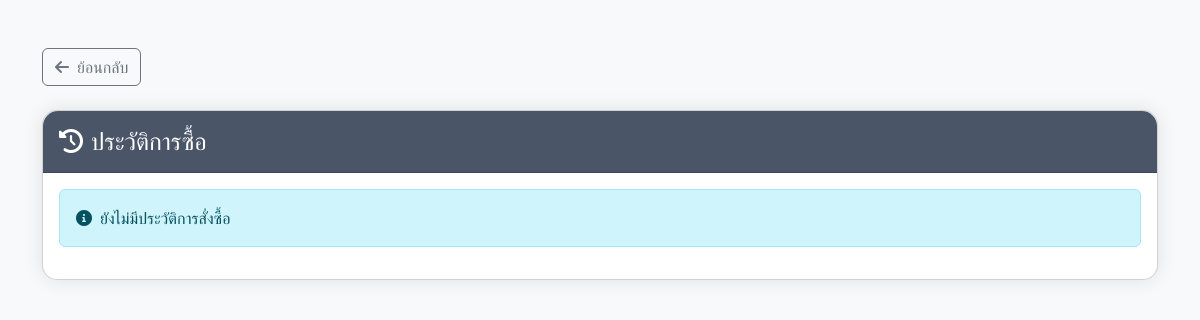
The app's page /sirawit/order_history.php (signed in), older data.
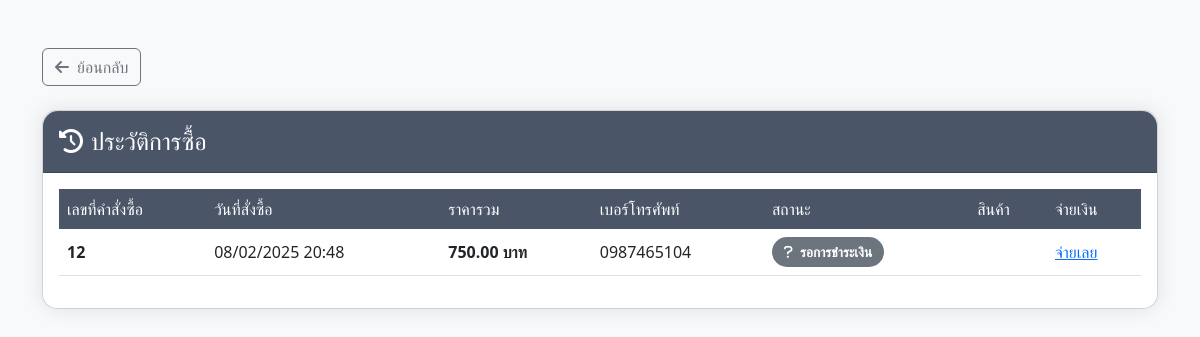
The same page, newer data.
### tables this page shows
CREATE TABLE `tb_orders` (
  `order_id` int(11) NOT NULL,
  `user_id` int(11) NOT NULL,
  `order_date` datetime NOT NULL,
  `status` varchar(50) DEFAULT 'pending',
  `tracking` varchar(50) DEFAULT NULL,
  `total_amount` decimal(10,2) NOT NULL,
  `phone` varchar(20) NOT NULL
);

### sirawit/order_history.php (the view, shortened to what this page needs)
<?php
include "connect.php";
$user_id = isset($_SESSION['UserID']) ? $_SESSION['UserID'] : null;
$history_order = "SELECT
                    o.order_id,
                    o.order_date,
                    o.total_amount,
                    o.phone,
                    o.status
                FROM
                    tb_orders o
                WHERE
                    o.user_id = ?
                ORDER BY
                    o.order_date DESC";
$stmt = mysqli_prepare($conn, $history_order);
mysqli_stmt_bind_param($stmt, "i", $user_id);
mysqli_stmt_execute($stmt);
$order_result = mysqli_stmt_get_result($stmt);
$order_details = [];
while ($order = mysqli_fetch_assoc($order_result)) {
    $order['items'] = [];
    $order_details[] = $order;
}
?>
<!DOCTYPE html>
<html lang="en">
<head>
    <link href="https://cdn.jsdelivr.net/npm/bootstrap@5.3.0/dist/css/bootstrap.min.css" rel="stylesheet">
    <link href="https://cdnjs.cloudflare.com/ajax/libs/font-awesome/6.0.0/css/all.min.css" rel="stylesheet">
</head>
<body>
    <div class="container my-5">
        <a href="/user_page.php" class="btn btn-outline-secondary mb-4 back-btn">
            <i class="fas fa-arrow-left me-2"></i>ย้อนกลับ
        </a>
        <div class="card">
            <div class="card-header py-3">
                <h4 class="mb-0">
                    <i class="fas fa-history me-2"></i>ประวัติการซื้อ
                </h4>
            </div>
            <div class="card-body">
                <?php if (!empty($order_details)): ?>
                    <div class="table-responsive">
                        <table class="table table-hover">
                            <thead>
                                <tr>
                                    <th>เลขที่คำสั่งซื้อ</th>
                                    <th>วันที่สั่งซื้อ</th>
                                    <th>ราคารวม</th>
                                    <th>เบอร์โทรศัพท์</th>
                                    <th>สถานะ</th>
                                    <th>สินค้า</th>
                                    <th>จ่ายเงิน</th>
                                </tr>
                            </thead>
                            <tbody>
                                <?php foreach ($order_details as $order): ?>
                                    <tr>
                                        <td class="fw-bold"><?php echo htmlspecialchars($order['order_id']); ?></td>
                                        <td><?php echo date('d/m/Y H:i', strtotime($order['order_date'])); ?></td>
                                        <td class="fw-bold"><?php echo number_format($order['total_amount'], 2); ?> บาท</td>
                                        <td><?php echo htmlspecialchars($order['phone']); ?></td>
                                        <td>
                                            <span class="badge rounded-pill <?php
                                                                            echo match ($order['status']) {
                                                                                'pending' => 'bg-warning',
                                                                                'processing' => 'bg-info',
                                                                                'completed' => 'bg-success',
                                                                                'cancelled' => 'bg-danger',
                                                                                'ชำระแล้ว' => 'bg-success',
                                                                                default => 'bg-secondary'
                                                                            };
                                                                            ?>">
                                                <i class="fas <?php
                                                                echo match ($order['status']) {
                                                                    'pending' => 'fa-clock',
                                                                    'processing' => 'fa-spinner fa-spin',
                                                                    'completed' => 'fa-check',
                                                                    'cancelled' => 'fa-times',
                                                                    'ชำระแล้ว' => 'fa-money-bill-wave',
                                                                    default => 'fa-question'
                                                                };
                                                                ?> me-1"></i>
                                                <?php echo htmlspecialchars($order['status']); ?>
                                            </span>
                                        </td>
                                        <td>
                                        </td>
                                        <td>
                                            <?php if ($order['status'] !== 'ชำระแล้ว'): ?>
                                                <a href="/promptpay_get.php?order_id=<?php echo $order['order_id']; ?>">จ่ายเลย</a>
                                            <?php endif; ?>
                                        </td>
                                    </tr>
                                <?php endforeach; ?>
                            </tbody>
                        </table>
                    </div>
                <?php else: ?>
                    <div class="alert alert-info d-flex align-items-center" role="alert">
                        <i class="fas fa-info-circle me-2"></i>
                        <div>
                            ยังไม่มีประวัติการสั่งซื้อ
                        </div>
                    </div>
                <?php endif; ?>
            </div>
        </div>
    </div>
</body>
</html>

### sirawit/order_history.php (style rules this page uses)
body { background-color: #f8f9fa; }
.card { border-radius: 15px; box-shadow: 0 0 20px rgba(0, 0, 0, 0.1); }
.table thead th { background-color: #4a5568; color: white; font-weight: 500; border: none; }
.back-btn { transition: all 0.3s ease; }
.card-header { background-color: #4a5568; color: white; border-radius: 15px 15px 0 0 !important; }
.badge { font-size: 0.85em; padding: 8px 12px; }
.table td { vertical-align: middle; }

Row changes from the older to the newer data that the page shows:
added tb_orders: order_id "12", order_date "08/02/2025 20:48", total_amount "750.00", phone "0987465104", status "รอการชำระเงิน"
Text that changed along with them:
text no longer shown: "ยังไม่มีประวัติการสั่งซื้อ"
text now shown: "เลขที่คำสั่งซื้อ วันที่สั่งซื้อ ราคารวม เบอร์โทรศัพท์ สถานะ สินค้า จ่ายเงิน"
